Frame 1 (no input): blank canvas, image omitted
Frame 60 (the mouse pressed at the canvas centre just before this capture): blank canvas, image omitted
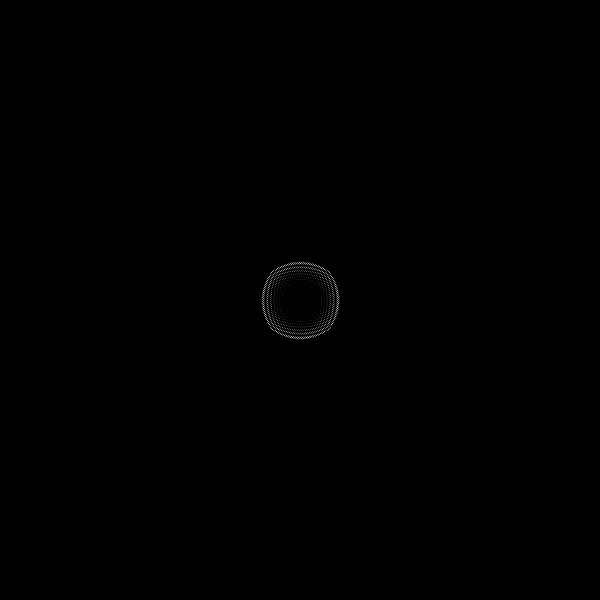
Frame 120 (the mouse held since frame 60 and released just before this capture)

The Processing sketch whose frames 1 and 60 were blank and that drew this single picture after the mouse press (run headless with seeded random() and noise(); from frame 60 on, the mouse is pressed at the canvas centre):

// Processing sketch: water2dct
// ── water2dct.pde
int dimen;
float[][] curr;
float[][] prev;
float damping=0.99;

void setup(){
  size(600,600);
  frameRate(30);
  dimen=width;
  curr=new float[dimen][dimen];
  prev=new float[dimen][dimen];
}

void draw(){
  background(0);
  loadPixels();
  for (int i=1;i<dimen-1; i++){
    for (int j=1; j<dimen-1; j++){
      curr[i][j]=((prev[i-1][j]+prev[i+1][j]+prev[i][j-1]+prev[i][j+1])/2-curr[i][j])*damping;
      int index=i+j*dimen;
      pixels[index]=color(curr[i][j]);
    }
  }
  updatePixels();
  float[][] temp=prev;
  prev=curr;
  curr=temp;
}

void mouseDragged(){
  if (mouseX<dimen && mouseX>0 && mouseY>0 && mouseY<dimen){
    curr[mouseX][mouseY]=2500;
  }
}

void mousePressed(){
  if (mouseX<dimen && mouseX>0 && mouseY>0 && mouseY<dimen){
    curr[mouseX][mouseY]=5200;
  }
}

void mouseClicked(){
  if (mouseX<dimen && mouseX>0 && mouseY>0 && mouseY<dimen){
    curr[mouseX][mouseY]=2500;
  }
}
